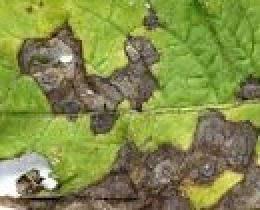
#> input picture leafData.jpeg, 130 x 105 px, found by its file name (shown 2 times larger)
$ python histogramImage.py
#> lines starting #> are read from the running program, lines starting #| are printed output that depends on the picture
import numpy as np
import cv2
import matplotlib.pyplot as plt


def hist(R):
    line = len(R)
    clmn = len(R[0, :])
    H = np.zeros(256)
    for i in range(line):
        for j in range(clmn):
            for k in range(256):
                if (R[i][j] == k):
                    H[k] = H[k] + 1
    n = line * clmn
    for k in range(256):
        H[k] = H[k] / n
    return H


img = cv2.imread('leafData.jpeg')
#> img is the input picture: shape (105, 130, 3); mean B, G, R 73.3, 140.8, 130.8
RGB = cv2.cvtColor(img, cv2.COLOR_BGR2RGB)
R = RGB[:, :, 2]
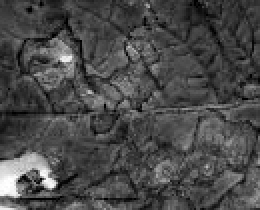
#> R: shape (105, 130) (shown 2 times larger); min 0, max 255, mean 73.3
G = RGB[:, :, 1]
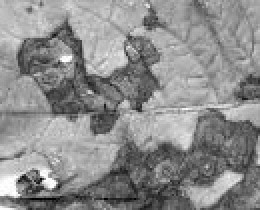
#> G: shape (105, 130) (shown 2 times larger); min 0, max 255, mean 140.8
B = RGB[:, :, 0]
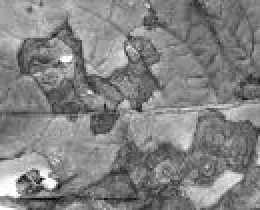
#> B: shape (105, 130) (shown 2 times larger); min 6, max 255, mean 130.8
Bin = np.zeros(256)
for i in range(256):
    Bin[i] = i
HistR = hist(R)
#> in hist, `line = len(R)`: line = 105
#> in hist, `clmn = len(R[0, :])`: clmn = 130
#> in hist, `n = line * clmn`: n = 13650
#> after the loop in hist, `for k in range(256):`: H = 256 values, max 0.0175 at index 68, min 0 at index 173, mean 0.00391
#> HistR has the same summary as H in hist
HistG = hist(G)
#> HistG = 256 values, max 0.0132 at index 176, min 0 at index 3, mean 0.00391
HistB = hist(B)
#> HistB = 256 values, max 0.0125 at index 126, min 0 at index 0, mean 0.00391
plt.plot(Bin, HistR, '-r')
plt.plot(Bin, HistG, '-g')
plt.plot(Bin, HistB, '-b')
plt.xlabel('Pixel Value')
plt.ylabel('Frequency')
plt.title('Histogram for the Image')
plt.legend(["Component R", "Component G", "Component B"])
plt.show()
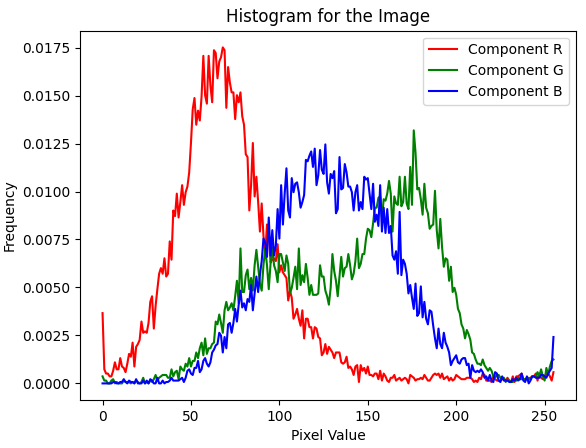
#> figure drawn by matplotlib, 1 panel; curve peaks at x = 68, y = 0.0175; curve peaks at x = 176, y = 0.0132; curve peaks at x = 126, y = 0.0125
cv2.imshow("Color Image", RGB)
cv2.waitKey(0)
cv2.destroyAllWindows()
